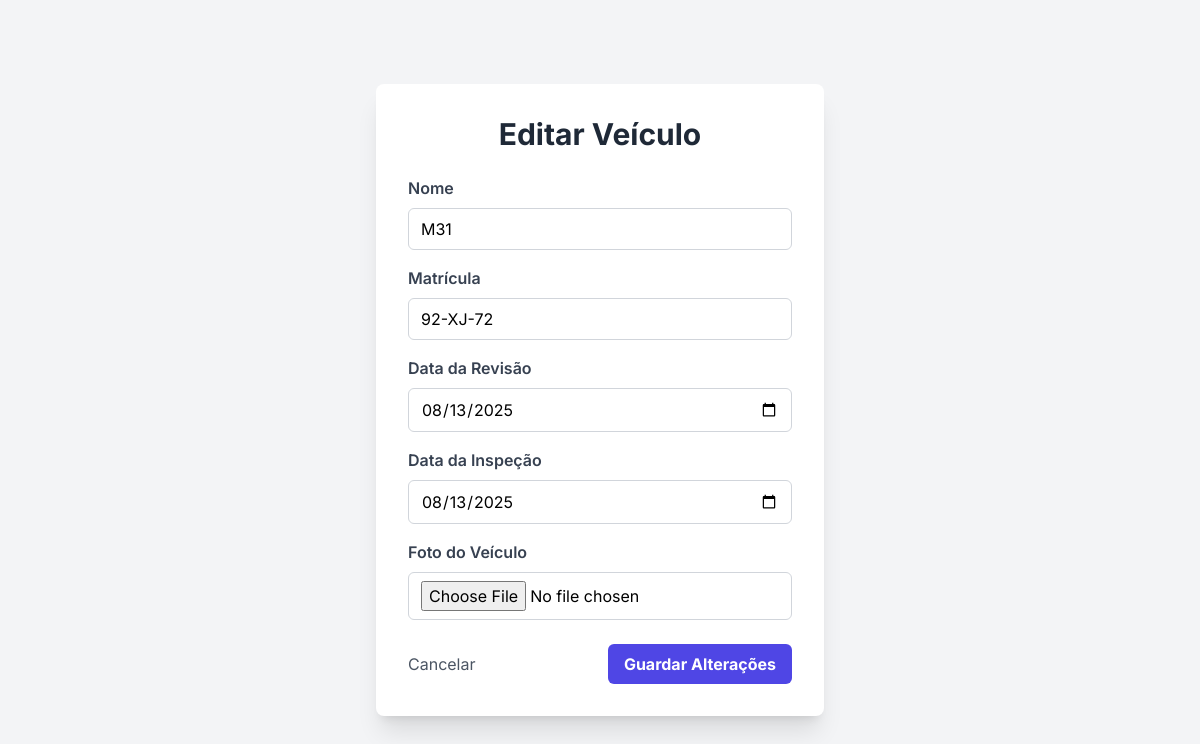
Screenshot of /admin/edit_vehicle/5 (signed in) with the database file from the repository.
### tables this page shows
CREATE TABLE Veiculos (
                id INTEGER PRIMARY KEY AUTOINCREMENT,
                nome TEXT NOT NULL,
                matricula TEXT NOT NULL UNIQUE,
                data_revisao TEXT,
                data_inspecao TEXT,
                foto_veiculo TEXT
            , kms_atuais REAL DEFAULT 0, kms_ultima_revisao REAL DEFAULT 0, marca TEXT, modelo TEXT);

### app.py (the view, shortened to what this page needs)
@app.route('/admin/edit_vehicle/<int:vehicle_id>', methods=['GET', 'POST'])
def edit_vehicle(vehicle_id):
    if 'user_id' not in session or session.get('user_access_level') != 1:
        return redirect(url_for('login'))
    db = get_db()
    cursor = db.cursor()
    cursor.execute("SELECT * FROM Veiculos WHERE id = ?", (vehicle_id,))
    vehicle = cursor.fetchone()
    if not vehicle:
        return redirect(url_for('admin_vehicles'))
    return render_template('manage_vehicle.html', title="Editar Veículo", vehicle=vehicle)

### app.py (called while the page is built)
def get_db():
    db = getattr(g, '_database', None)
    if db is None:
        db = g._database = sqlite3.connect(DATABASE)
        db.row_factory = sqlite3.Row
    return db

@app.teardown_appcontext
def close_connection(exception):
    db = getattr(g, '_database', None)
    if db is not None:
        db.close()

### templates/manage_vehicle.html (shortened to what this page needs)
<!DOCTYPE html>
<html lang="pt">
<head>
    <script src="https://cdn.tailwindcss.com"></script>
</head>
<body class="bg-gray-100 p-8 flex items-center justify-center min-h-screen">
    <div class="bg-white p-8 rounded-lg shadow-xl w-full max-w-md">
        <h1 class="text-3xl font-bold text-gray-800 mb-6 text-center">{{ title }}</h1>
        <form action="{{ url_for('add_vehicle') if not vehicle else url_for('edit_vehicle', vehicle_id=vehicle.id) }}" method="post" enctype="multipart/form-data">
            <div class="mb-4">
                <label for="nome" class="block text-gray-700 font-semibold mb-2">Nome</label>
                <input type="text" id="nome" name="nome" value="{{ vehicle.nome if vehicle else '' }}" class="w-full px-3 py-2 border border-gray-300 rounded-md focus:outline-none focus:ring-2 focus:ring-indigo-500" required>
            </div>
            <div class="mb-4">
                <label for="matricula" class="block text-gray-700 font-semibold mb-2">Matrícula</label>
                <input type="text" id="matricula" name="matricula" value="{{ vehicle.matricula if vehicle else '' }}" class="w-full px-3 py-2 border border-gray-300 rounded-md focus:outline-none focus:ring-2 focus:ring-indigo-500" required>
            </div>
            <div class="mb-4">
                <label for="data_revisao" class="block text-gray-700 font-semibold mb-2">Data da Revisão</label>
                <input type="date" id="data_revisao" name="data_revisao" value="{{ vehicle.data_revisao if vehicle else '' }}" class="w-full px-3 py-2 border border-gray-300 rounded-md focus:outline-none focus:ring-2 focus:ring-indigo-500">
            </div>
            <div class="mb-4">
                <label for="data_inspecao" class="block text-gray-700 font-semibold mb-2">Data da Inspeção</label>
                <input type="date" id="data_inspecao" name="data_inspecao" value="{{ vehicle.data_inspecao if vehicle else '' }}" class="w-full px-3 py-2 border border-gray-300 rounded-md focus:outline-none focus:ring-2 focus:ring-indigo-500">
            </div>
            <div class="mb-4">
                <label for="foto_veiculo" class="block text-gray-700 font-semibold mb-2">Foto do Veículo</label>
                <input type="file" id="foto_veiculo" name="foto_veiculo" class="w-full px-3 py-2 border border-gray-300 rounded-md focus:outline-none focus:ring-2 focus:ring-indigo-500">
            </div>
            <div class="flex justify-between items-center mt-6">
                <a href="{{ url_for('admin_vehicles') }}" class="text-gray-600 hover:text-gray-900 transition duration-200">Cancelar</a>
                <button type="submit" class="bg-indigo-600 hover:bg-indigo-700 text-white font-bold py-2 px-4 rounded-md transition duration-200">Guardar Alterações</button>
            </div>
        </form>
    </div>
</body>
</html>

### templates/manage_vehicle.html (style rules this page uses)
body { font-family: 'Inter', sans-serif; }

### rows the page displays
Veiculos: nome "M31", matricula "92-XJ-72", data_revisao "08/13/2025", data_inspecao "08/13/2025"

### other values shown
{{ title }} "Editar Veículo"
